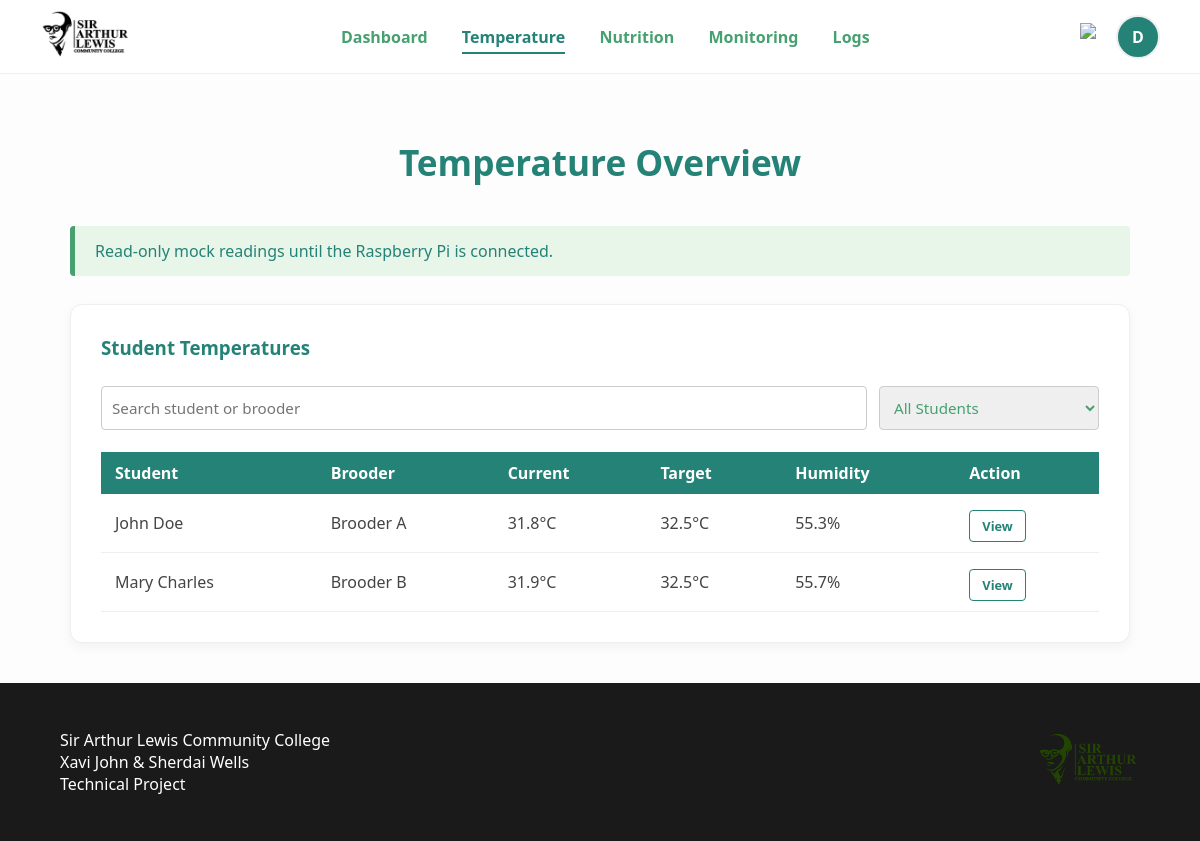
Screenshot of /lecturer/temperature.php (signed in) with the database file from the repository.
### tables this page shows
CREATE TABLE IF NOT EXISTS users (
    user_id    INT NOT NULL AUTO_INCREMENT,
    full_name  VARCHAR(100) NOT NULL,
    email      VARCHAR(150) NOT NULL UNIQUE,
    password   VARCHAR(255) NOT NULL,
    role       ENUM('admin','lecturer','student') NOT NULL DEFAULT 'student',
    created_at TIMESTAMP NOT NULL DEFAULT CURRENT_TIMESTAMP,
    PRIMARY KEY (user_id)
);

CREATE TABLE IF NOT EXISTS brooders (
    brooder_id INT NOT NULL AUTO_INCREMENT,
    name       VARCHAR(100) NOT NULL,
    location   VARCHAR(150) DEFAULT NULL,
    api_key    VARCHAR(64) NOT NULL UNIQUE,
    status     ENUM('active','inactive') NOT NULL DEFAULT 'active',
    created_at TIMESTAMP NOT NULL DEFAULT CURRENT_TIMESTAMP,
    PRIMARY KEY (brooder_id)
);

### auth/session_check.php (called while the page is built, shortened)
<?php
$current_user_id   = $_SESSION["user_id"];

### lecturer/student_mock_data.php (called while the page is built, shortened)
<?php
require_once __DIR__ . "/../auth/flask.php";
function lecturer_students_with_mock_data($conn, $lecturer_id) {
    $query_error = "";
    $stmt = $conn->prepare("
        SELECT u.user_id, u.full_name,
               b.brooder_id, b.name AS brooder_name, b.location
        FROM lecturer_student ls
        JOIN users u ON u.user_id = ls.student_id
        LEFT JOIN student_brooder sb ON sb.student_id = u.user_id
        LEFT JOIN brooders b ON b.brooder_id = sb.brooder_id
        WHERE ls.lecturer_id = ?
        ORDER BY u.full_name
    ");
    $stmt->bind_param("i", $lecturer_id);
    $stmt->execute();
    $students = $stmt->get_result()->fetch_all(MYSQLI_ASSOC);
    foreach ($students as &$student) {
        $seed = intval($student["brooder_id"] ?: $student["user_id"]);
        $student["target_temp"] = 32.5;
        $student["temperature"] = null;
        $student["humidity"] = null;
        $student["recorded_at"] = null;
        $student["water_level"] = 55 + (($seed * 13 + intval(time() / 300)) % 35);
        $student["feed_level"] = 40 + (($seed * 17 + intval(time() / 420)) % 45);
        $student["activity"] = 65 + (($seed * 11 + intval(time() / 180)) % 30);
        $student["light_level"] = 45 + (($seed * 7 + intval(time() / 240)) % 45);
        $student["status"] = $student["brooder_id"] ? "Online" : "No brooder";
        $student["last_seen"] = date("Y-m-d H:i:s", time() - (($seed * 23) % 240));
        if ($student["brooder_id"]) {
            $reading = mock_live_reading($student["brooder_id"], $student["target_temp"]);
        }
    }
    return array($students, $query_error);
}
?>

### auth/flask.php (called while the page is built, shortened)
<?php
function mock_live_reading($brooder_id = 0, $target_temp = null) {
    $base_temp = $target_temp ? floatval($target_temp) : 32.5;
    $offset = intval($brooder_id) * 17;
    return [
        'temperature' => round($base_temp + sin((time() + $offset) / 90) * 0.8, 1),
        'humidity'    => round(58 + sin((time() + $offset) / 120) * 4, 1),
        'recorded_at' => date('Y-m-d H:i:s'),
        'source'      => 'mock'
    ];
}

### lecturer/temperature.php (the view, shortened to what this page needs)
<?php
require_once "../auth/session_check.php";
require_once __DIR__ . "/student_mock_data.php";
list($students, $query_error) = lecturer_students_with_mock_data($conn, $current_user_id);
?>
<!DOCTYPE html>
<html id="top">
<head>
    <link rel="stylesheet" href="/style.css">
</head>
<body>
<?php include "navbar.php"; ?>
<div class="container">
    <h1>Temperature Overview</h1>
    <div class="notice">Read-only mock readings until the Raspberry Pi is connected.</div>
    <?php if (!$query_error): ?>
    <div class="card">
        <h3>Student Temperatures</h3>
        <div style="display:grid; grid-template-columns: 1fr 220px; gap:12px; margin-bottom:14px;">
            <input type="text" id="student-search" class="input-box" placeholder="Search student or brooder">
            <select id="student-filter" class="input-box">
                <option value="all">All Students</option>
            </select>
        </div>
        <table>
            <tr><th>Student</th><th>Brooder</th><th>Current</th><th>Target</th><th>Humidity</th><th>Action</th></tr>
            <?php foreach ($students as $s): ?>
            <?php
                $has_brooder = !empty($s["brooder_id"]);
                $needs_attention = !$has_brooder || !isset($s["temperature"]);
                $row_filter = ($has_brooder ? "assigned " : "unassigned ") . ($needs_attention ? "attention" : "ok");
                $search_text = strtolower($s["full_name"] . " " . ($s["brooder_name"] ?? ""));
            ?>
            <tr class="student-row" data-filter="<?php echo $row_filter; ?>" data-search="<?php echo htmlspecialchars($search_text); ?>">
                <td><?php echo htmlspecialchars($s["full_name"]); ?></td>
                <td><?php echo $has_brooder ? htmlspecialchars($s["brooder_name"]) : "Not assigned"; ?></td>
                <td><?php echo isset($s["temperature"]) ? $s["temperature"] . "&deg;C" : "No data"; ?></td>
                <td><?php echo $s["target_temp"]; ?>&deg;C</td>
                <td><?php echo isset($s["humidity"]) ? $s["humidity"] . "%" : "-"; ?></td>
                <td><button type="button" class="btn secondary detail-toggle" style="width:auto; padding:6px 12px; font-size:0.8rem;">View</button></td>
            </tr>
            <?php endforeach; ?>
        </table>
    </div>
    <?php endif; ?>
</div>
<?php include "../auth/footer.php"; ?>
</body>
</html>

### style.css (style rules this page uses)
:root { --teal: #248277; --green: #47a070; }
html { scroll-behavior: smooth; }
body { font-family: 'Segoe UI', Tahoma, Geneva, Verdana, sans-serif; margin: 0; display: flex; flex-direction: column; min-height: 100vh; background: #fdfdfd; color: var(--green); }
.container { flex: 1; padding: 40px 20px; max-width: 1100px; margin: 0 auto; width: 100%; box-sizing: border-box; }
h1 { color: var(--teal); font-size: 2.2rem; text-align: center; margin-bottom: 40px; }
h3 { color: var(--teal); margin-top: 0; }
.card { background: #ffffff; padding: 30px; border-radius: 12px; box-shadow: 0 4px 12px rgba(0,0,0,0.05); border: 1px solid #eeeeee; transition: transform 0.2s; }
.notice { background: #e8f5e9; border-left: 5px solid var(--green); padding: 14px 20px; margin-bottom: 28px; border-radius: 4px; color: var(--teal); }
.input-box { width: 100%; padding: 10px; margin: 8px 0; border: 1px solid #cccccc; border-radius: 4px; box-sizing: border-box; color: var(--green); font-family: inherit; font-size: 0.95rem; }
.btn { background: var(--teal); color: white; border: none; padding: 10px 20px; border-radius: 4px; cursor: pointer; font-weight: bold; font-family: inherit; font-size: 0.95rem; transition: background 0.2s; width: 100%; margin-top: 6px; }
.btn.secondary { background: #fff; color: var(--teal); border: 1px solid var(--teal); }
table { width: 100%; border-collapse: collapse; margin-top: 10px; }
th { background: var(--teal); color: white; padding: 10px 14px; text-align: left; }
td { padding: 10px 14px; border-bottom: 1px solid #eeeeee; color: #444; }

### rows the page displays
users: full_name "John Doe", brooders.name "Brooder A", temperature "31.8", target_temp "32.5", humidity "55.3"
users: full_name "Mary Charles", brooders.name "Brooder B", temperature "31.9", target_temp "32.5", humidity "55.7"

### other values shown
$current_initial "D"
